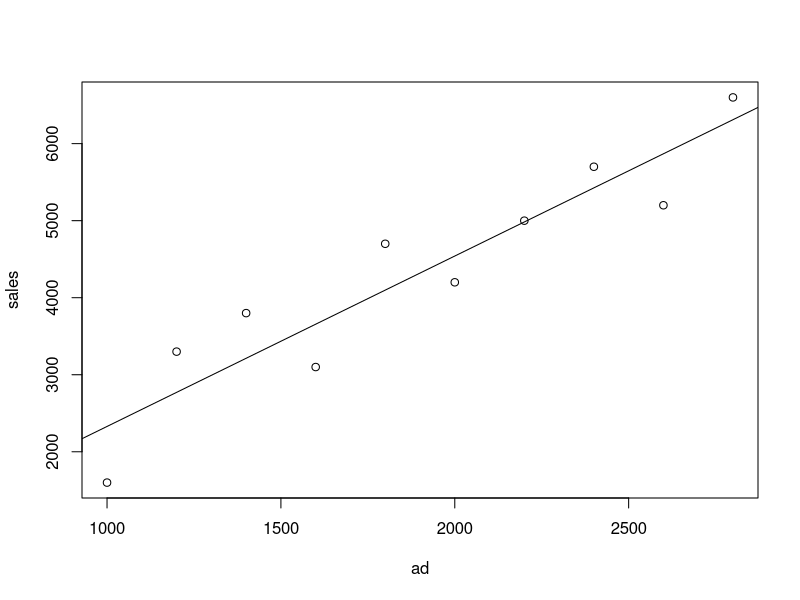

Source code (R):
library(tidyverse)

# csvファイルの読み込み
df <- read.csv("data/advertising_data.csv", fileEncoding ="cp932")

# 散布図
X = df$ad
y = df$sales
plot(X, y, xlab="ad", ylab="sales")

# 相関係数の確認
cor(X, y)

# 最小二乗法モデルを作成
model <- lm(y ~ X)

# 回帰係数と切片を表示
coef(model)

# グラフ
abline(model)
